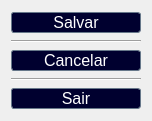
   <widget class="QWidget" name="gridLayoutWidget_5">
    <property name="geometry">
     <rect>
      <x>748</x>
      <y>480</y>
      <width>152</width>
      <height>121</height>
     </rect>
    </property>
    <layout class="QGridLayout" name="gridLayout_4">
     <item row="4" column="0">
      <widget class="QPushButton" name="btn_cli_cancelar">
       <property name="font">
        <font>
         <pointsize>12</pointsize>
        </font>
       </property>
       <property name="cursor">
        <cursorShape>PointingHandCursor</cursorShape>
       </property>
       <property name="styleSheet">
        <string notr="true">QPushButton{
color:rgb(255,255, 255);
background-color: rgb(0, 0, 47);
        border-style: solid;
        border-width: 1px;
        border-color: rgb(103, 120, 138);
border-radius:3px}

QPushButton:hover{
color: rgb(0, 0, 47);
background-color: rgb(192, 206, 255);
        border-style: solid;
        border-width: 1px;
        border-color: rgb(103, 120, 138);
border-radius:3px}

QPushButton:pressed {
    background-color: qradialgradient(cx: 0.5, cy: 0.5, radius: 1, fx: 0.5, fy: 0.5,
        stop: 0 rgb(255, 255, 255));
    border-color: rgb(0, 0, 47);
border-radius:3px}

</string>
       </property>
       <property name="text">
        <string>Cancelar</string>
       </property>
       <property name="icon">
        <iconset>
         <normaloff>../../../Users/Usuario/imagens/icon-add.png</normaloff>../../../Users/Usuario/imagens/icon-add.png</iconset>
       </property>
      </widget>
     </item>
     <item row="6" column="0">
      <widget class="QPushButton" name="btn_cli_sair">
       <property name="font">
        <font>
         <pointsize>12</pointsize>
        </font>
       </property>
       <property name="cursor">
        <cursorShape>PointingHandCursor</cursorShape>
       </property>
       <property name="styleSheet">
        <string notr="true">QPushButton{
color:rgb(255,255, 255);
background-color: rgb(0, 0, 47);
        border-style: solid;
        border-width: 1px;
        border-color: rgb(103, 120, 138);
border-radius:3px}

QPushButton:hover{
color: rgb(0, 0, 47);
background-color: rgb(192, 206, 255);
        border-style: solid;
        border-width: 1px;
        border-color: rgb(103, 120, 138);
border-radius:3px}

QPushButton:pressed {
    background-color: qradialgradient(cx: 0.5, cy: 0.5, radius: 1, fx: 0.5, fy: 0.5,
        stop: 0 rgb(255, 255, 255));
    border-color: rgb(0, 0, 47);
border-radius:3px}

</string>
       </property>
       <property name="text">
        <string>Sair</string>
       </property>
       <property name="icon">
        <iconset>
         <normaloff>../../../Users/Usuario/imagens/icons-sinal-saída.png</normaloff>../../../Users/Usuario/imagens/icons-sinal-saída.png</iconset>
       </property>
      </widget>
     </item>
     <item row="1" column="0">
      <widget class="QPushButton" name="btn_cli_cadastrar">
       <property name="font">
        <font>
         <pointsize>12</pointsize>
        </font>
       </property>
       <property name="cursor">
        <cursorShape>PointingHandCursor</cursorShape>
       </property>
       <property name="styleSheet">
        <string notr="true">QPushButton{
color:rgb(255,255, 255);
background-color: rgb(0, 0, 47);
        border-style: solid;
        border-width: 1px;
        border-color: rgb(103, 120, 138);
border-radius:3px}

QPushButton:hover{
color: rgb(0, 0, 47);
background-color: rgb(192, 206, 255);
        border-style: solid;
        border-width: 1px;
        border-color: rgb(103, 120, 138);
border-radius:3px}

QPushButton:pressed {
    background-color: qradialgradient(cx: 0.5, cy: 0.5, radius: 1, fx: 0.5, fy: 0.5,
        stop: 0 rgb(255, 255, 255));
    border-color: rgb(0, 0, 47);
border-radius:3px}
</string>
       </property>
       <property name="text">
        <string>Salvar</string>
       </property>
       <property name="icon">
        <iconset>
         <normaloff>../../imagens/icon-add.png</normaloff>../../imagens/icon-add.png</iconset>
       </property>
      </widget>
     </item>
     <item row="3" column="0">
      <widget class="Line" name="line_11">
       <property name="orientation">
        <enum>Qt::Horizontal</enum>
       </property>
      </widget>
     </item>
     <item row="5" column="0">
      <widget class="Line" name="line_9">
       <property name="orientation">
        <enum>Qt::Horizontal</enum>
       </property>
      </widget>
     </item>
    </layout>
   </widget>
